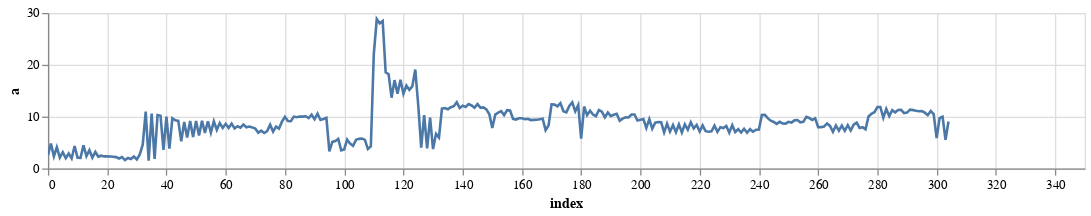

The code cell stored with this chart in its notebook:
### Code cell
alt.Chart(distances.reset_index(), width=800, height=120).mark_line().encode(x='index', y='a').interactive()

### Figure 1 — Vega-Lite specification as saved in the notebook (floating-point values rounded to 4 significant figures; data arrays with more than 128 entries replaced by an {"elided": "..."} marker saying what was removed)
{"config": {"view": {"continuousWidth": 400, "continuousHeight": 300}}, "data": {"name": "data-25ea7f35e4b27aa2c8822cccda32f21c"}, "mark": "line", "encoding": {"x": {"type": "quantitative", "field": "index"}, "y": {"type": "quantitative", "field": "a"}}, "height": 120, "selection": {"selector001": {"type": "interval", "bind": "scales", "encodings": ["x", "y"]}}, "width": 800, "$schema": "https://vega.github.io/schema/vega-lite/v4.0.0.json", "datasets": {"data-25ea7f35e4b27aa2c8822cccda32f21c": {"elided": "305 records"}}}
